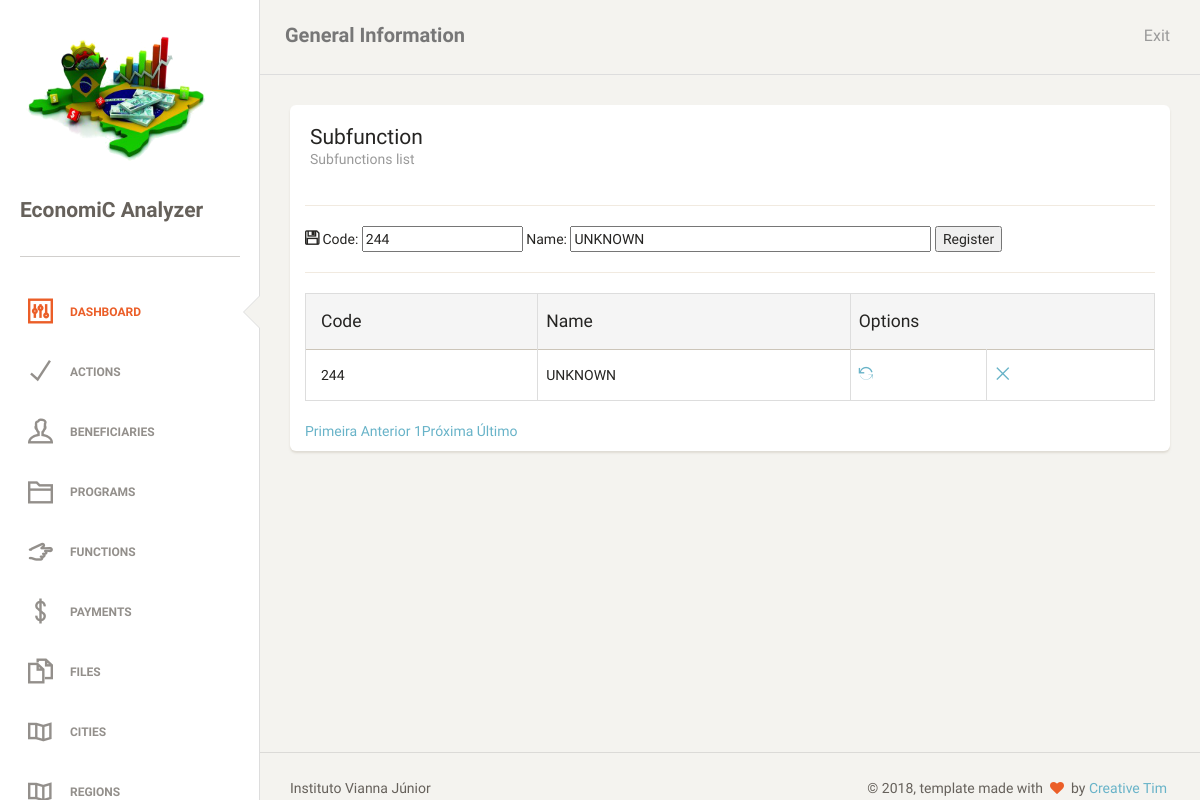
Page /subFunctions.php?act=upd&idSubFunction=1 (signed in) on the committed database.
### tables this page shows
CREATE TABLE `tb_subfunctions` (
  `id_subfunction` int(11) NOT NULL AUTO_INCREMENT,
  `str_cod_subfunction` varchar(4) NOT NULL,
  `str_name_subfunction` varchar(255) DEFAULT NULL,
  PRIMARY KEY (`id_subfunction`),
  UNIQUE KEY `str_cod_subfunction_UNIQUE` (`str_cod_subfunction`)
);

### classes/subFunction.php (called while the page is built)
<?php
class subFunction
{
    private $idSubFunction;
    private $codeSubFunction;
    private $nameSubFunction;
    public function __construct($idSubFunction, $codeSubFunction, $nameSubFunction)
    {
        $this->idSubFunction = $idSubFunction;
        $this->codeSubFunction = $codeSubFunction;
        $this->nameSubFunction = $nameSubFunction;
    }
    public function getIdSubFunction()
    {
        return $this->idSubFunction;
    }
    public function setIdSubFunction($idSubFunction): void
    {
        $this->idSubFunction = $idSubFunction;
    }
    public function getCodeSubFunction()
    {
        return $this->codeSubFunction;
    }
    public function setCodeSubFunction($codeSubFunction): void
    {
        $this->codeSubFunction = $codeSubFunction;
    }
    public function getNameSubFunction()
    {
        return $this->nameSubFunction;
    }
    public function setNameSubFunction($nameSubFunction): void
    {
        $this->nameSubFunction = $nameSubFunction;
    }
}

### subFunctions.php (the view, shortened to what this page needs)
<?php
include_once "classes/template.php";
require_once "db/subFunctionDAO.php";
require_once "classes/subFunction.php";
$object = new subFunctionDAO();
if ($_SERVER['REQUEST_METHOD'] == 'POST') {
    $idSubFunction = (isset($_POST["idSubFunction"]) && $_POST["idSubFunction"] != null) ? $_POST["idSubFunction"] : "";
    $codeSubFunction = (isset($_POST["codeSubFunction"]) && $_POST["codeSubFunction"] != null) ? $_POST["codeSubFunction"] : "";
    $nameSubFunction = (isset($_POST["nameSubFunction"]) && $_POST["nameSubFunction"] != null) ? $_POST["nameSubFunction"] : "";
} else if (!isset($idSubFunction)) {
    $idSubFunction = (isset($_GET["idSubFunction"]) && $_GET["idSubFunction"] != null) ? $_GET["idSubFunction"] : "";
    $codeSubFunction = NULL;
    $nameSubFunction = NULL;
}
if (isset($_REQUEST["act"]) && $_REQUEST["act"] == "upd" && $idSubFunction != "") {
    $subFunction = new subFunction($idSubFunction, '', '');
    $resultado = $object->atualizar($subFunction);
    $codeSubFunction = $resultado->getCodeSubFunction();
    $nameSubFunction = $resultado->getNameSubFunction();
}
?>
<div class='content' xmlns="http://www.w3.org/1999/html">
    <div class='container-fluid'>
        <div class='row'>
            <div class='col-md-12'>
                <div class='card'>
                    <div class='header'>
                        <h4 class='title'>Subfunction</h4>
                        <p class='category'>Subfunctions list</p>
                    </div>
                    <div class='content table-responsive'>
                        <form action="?act=save&idSubFunction=" method="POST" name="form1">
                            <hr>
                            <i class="ti-save"></i>
                            Code:
                            <input type="text" size="15" name="codeSubFunction" value="<?php
                            echo (isset($codeSubFunction) && ($codeSubFunction != null || $codeSubFunction != "")) ? $codeSubFunction : '';
                            ?>"/>
                            Name:
                            <input type="text" size="40" name="nameSubFunction" value="<?php
                            echo (isset($nameSubFunction) && ($nameSubFunction != null || $nameSubFunction != "")) ? $nameSubFunction : '';
                            ?>"/>
                            <input type="submit" VALUE="Register"/>
                            <hr>
                        </form>
                        <?php
                        $object->tabelaPaginada();
                        ?>
                    </div>
                </div>
            </div>
        </div>
    </div>
</div>

### db/subFunctionDAO.php (shortened to what this page needs)
<?php
require_once "db/conexao.php";
require_once "classes/subFunction.php";
class subFunctionDAO
{
    public function atualizar($subfunction) {
        global $pdo;
        try {
            $statement = $pdo->prepare("SELECT id_subfunction, str_cod_subfunction, str_name_subfunction FROM tb_subfunctions WHERE id_subfunction = :idSubFunction");
            $statement->bindValue(":idSubFunction", $subfunction->getIdSubFunction());
            if ($statement->execute()) {
                $rs = $statement->fetch(PDO::FETCH_OBJ);
                $subfunction->setIdSubFunction($rs->id_subfunction);
                $subfunction->setCodeSubFunction($rs->str_cod_subfunction);
                $subfunction->setNameSubFunction($rs->str_name_subfunction);
                return $subfunction;
            } else {
                throw new PDOException("Erro: Não foi possível executar a declaração sql");
            }
        } catch (PDOException $erro) {
            return "Erro: " . $erro->getMessage();
        }
    }
    public function tabelaPaginada()
    {
        global $pdo;
        $endereco = $_SERVER ['PHP_SELF'];
        $pagina_atual = (isset($_GET['page']) && is_numeric($_GET['page'])) ? $_GET['page'] : 1;
        $linha_inicial = ($pagina_atual - 1) * QTDE_REGISTROS;
        $sql = "SELECT id_subfunction, str_cod_subfunction, str_name_subfunction FROM tb_subfunctions LIMIT {$linha_inicial}, " . QTDE_REGISTROS;
        $statement = $pdo->prepare($sql);
        $statement->execute();
        $dados = $statement->fetchAll(PDO::FETCH_OBJ);
        $sqlContador = "SELECT COUNT(*) AS total_registros FROM tb_subfunctions";
        $statement = $pdo->prepare($sqlContador);
        $statement->execute();
        $valor = $statement->fetch(PDO::FETCH_OBJ);
        $primeira_pagina = 1;
        $ultima_pagina = ceil($valor->total_registros / QTDE_REGISTROS);
        $pagina_anterior = ($pagina_atual > 1) ? $pagina_atual - 1 : 0;
        $proxima_pagina = ($pagina_atual < $ultima_pagina) ? $pagina_atual + 1 : 0;
        $range_inicial = (($pagina_atual - RANGE_PAGINAS) >= 1) ? $pagina_atual - RANGE_PAGINAS : 1;
        $range_final = (($pagina_atual + RANGE_PAGINAS) <= $ultima_pagina) ? $pagina_atual + RANGE_PAGINAS : $ultima_pagina;
        $exibir_botao_inicio = ($range_inicial < $pagina_atual) ? 'mostrar' : 'esconder';
        $exibir_botao_final = ($range_final > $pagina_atual) ? 'mostrar' : 'esconder';
        if (!empty($dados)):
            echo "
     <table class='table table-striped table-bordered'>
     <thead>
       <tr class='active'>
        <th>Code</th>
        <th>Name</th>
        <th colspan='2'>Options</th>
       </tr>
     </thead>
     <tbody>";
            foreach ($dados as $var):
                echo "<tr>
        <td>$var->str_cod_subfunction</td>
        <td>$var->str_name_subfunction</td>
        <td><a href='?act=upd&idSubFunction=$var->id_subfunction'><i class='ti-reload'></i></a></td>
        <td><a href='?act=del&idSubFunction=$var->id_subfunction'><i class='ti-close'></i></a></td>
       </tr>";
            endforeach;
            echo "
</tbody>
     </table>
     <div class='box-paginacao'>
       <a class='box-navegacao  $exibir_botao_inicio' href='$endereco?page=$primeira_pagina' title='Primeira Página'>Primeira</a>
       <a class='box-navegacao $exibir_botao_inicio' href='$endereco?page=$pagina_anterior' title='Página Anterior'>Anterior</a>
";
            for ($i = $range_inicial; $i <= $range_final; $i++):
                $destaque = ($i == $pagina_atual) ? 'destaque' : '';
                echo "<a class='box-numero $destaque' href='$endereco?page=$i'>$i</a>";
            endfor;
            echo "<a class='box-navegacao $exibir_botao_final' href='$endereco?page=$proxima_pagina' title='Próxima Página'>Próxima</a>
       <a class='box-navegacao $exibir_botao_final' href='$endereco?page=$ultima_pagina' title='Última Página'>Último</a>
     </div>";
        else:
            echo "<p class='bg-danger'>Nenhum registro foi encontrado!</p>
     ";
        endif;
    }
}

### rows in the picture
tb_subfunctions: codeSubFunction "244", nameSubFunction "UNKNOWN", str_cod_subfunction "244", str_name_subfunction "UNKNOWN"
